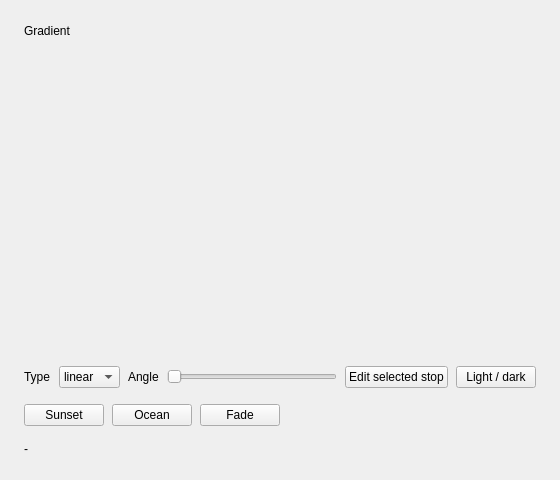
<?xml version="1.0" encoding="UTF-8"?>
<ui version="4.0">
 <class>MainWindow</class>
 <widget class="QMainWindow" name="MainWindow">
  <property name="geometry">
   <rect>
    <x>0</x>
    <y>0</y>
    <width>560</width>
    <height>480</height>
   </rect>
  </property>
  <property name="windowTitle">
   <string>QCustomGradientPicker</string>
  </property>
  <widget class="QWidget" name="centralwidget">
   <layout class="QVBoxLayout" name="mainLayout" stretch="0,0,1,0,0,0">
    <property name="spacing">
     <number>16</number>
    </property>
    <property name="leftMargin">
     <number>24</number>
    </property>
    <property name="topMargin">
     <number>24</number>
    </property>
    <property name="rightMargin">
     <number>24</number>
    </property>
    <property name="bottomMargin">
     <number>24</number>
    </property>
    <item>
     <widget class="QLabel" name="headingLabel">
      <property name="text">
       <string>Gradient</string>
      </property>
     </widget>
    </item>
    <item>
     <widget class="QCustomGradientPicker" name="gradientPicker"/>
    </item>
    <item>
     <widget class="QWidget" name="previewHolder" native="true">
      <property name="minimumSize">
       <size>
        <width>0</width>
        <height>160</height>
       </size>
      </property>
      <layout class="QVBoxLayout" name="previewLayout">
       <property name="spacing">
        <number>0</number>
       </property>
       <property name="leftMargin">
        <number>0</number>
       </property>
       <property name="topMargin">
        <number>0</number>
       </property>
       <property name="rightMargin">
        <number>0</number>
       </property>
       <property name="bottomMargin">
        <number>0</number>
       </property>
      </layout>
     </widget>
    </item>
    <item>
     <layout class="QHBoxLayout" name="controlsRow" stretch="0,0,0,1,0,0">
      <property name="spacing">
       <number>8</number>
      </property>
      <item>
       <widget class="QLabel" name="typeCaption">
        <property name="text">
         <string>Type</string>
        </property>
       </widget>
      </item>
      <item>
       <widget class="QComboBox" name="typeBox">
        <item>
         <property name="text">
          <string>linear</string>
         </property>
        </item>
        <item>
         <property name="text">
          <string>radial</string>
         </property>
        </item>
       </widget>
      </item>
      <item>
       <widget class="QLabel" name="angleCaption">
        <property name="text">
         <string>Angle</string>
        </property>
       </widget>
      </item>
      <item>
       <widget class="QSlider" name="angleSlider">
        <property name="maximum">
         <number>359</number>
        </property>
        <property name="orientation">
         <enum>Qt::Horizontal</enum>
        </property>
       </widget>
      </item>
      <item>
       <widget class="QPushButton" name="editStopBtn">
        <property name="text">
         <string>Edit selected stop</string>
        </property>
       </widget>
      </item>
      <item>
       <widget class="QPushButton" name="themeBtn">
        <property name="text">
         <string>Light / dark</string>
        </property>
       </widget>
      </item>
     </layout>
    </item>
    <item>
     <layout class="QHBoxLayout" name="presetsRow">
      <property name="spacing">
       <number>8</number>
      </property>
      <item>
       <widget class="QPushButton" name="presetSunset">
        <property name="text">
         <string>Sunset</string>
        </property>
       </widget>
      </item>
      <item>
       <widget class="QPushButton" name="presetOcean">
        <property name="text">
         <string>Ocean</string>
        </property>
       </widget>
      </item>
      <item>
       <widget class="QPushButton" name="presetFade">
        <property name="text">
         <string>Fade</string>
        </property>
       </widget>
      </item>
      <item>
       <spacer name="presetsSpacer">
        <property name="orientation">
         <enum>Qt::Horizontal</enum>
        </property>
        <property name="sizeHint" stdset="0">
         <size>
          <width>40</width>
          <height>20</height>
         </size>
        </property>
       </spacer>
      </item>
     </layout>
    </item>
    <item>
     <widget class="QLabel" name="statusLabel">
      <property name="text">
       <string>-</string>
      </property>
     </widget>
    </item>
   </layout>
  </widget>
 </widget>
 <customwidgets>
  <customwidget>
   <class>QCustomGradientPicker</class>
   <extends>QWidget</extends>
   <header location="global">Custom_Widgets.QCustomGradientPicker.h</header>
  </customwidget>
 </customwidgets>
 <resources/>
 <connections/>
</ui>
